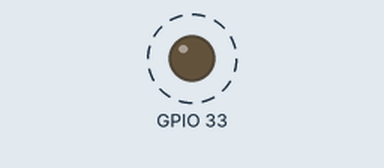
Simulated run of this sketch. Board: ESP32. Parts: output pins drawn as LEDs (lit = HIGH). Dashed ring = blinking.

Above: at 0.5 s.
Timing chart, 0 to 4.6 s (numbered marks = the images above):
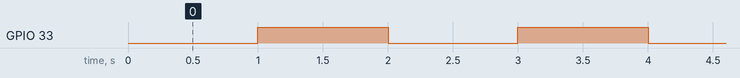

The sketch:

led.ino
```cpp
#define  positive 1  //如果LED为共阳极，写1.如果是共阴极，写0

#if  positive
#define LED_on LOW
#define LED_off HIGH
#else
#define LED_on HIGH
#define LED_off LOW
#endif

//开机启动代码
void setup() {
  //pinMode
  pinMode(33,OUTPUT);
}
// 死循环
void loop() {
  digitalWrite(33, LED_on);
  delay(1000);
  digitalWrite(33, LED_off);
  delay(1000);
}
```

Measured:
- by itself, GPIO 33: alternates HIGH for 1.0 s and LOW for 1.0 s
